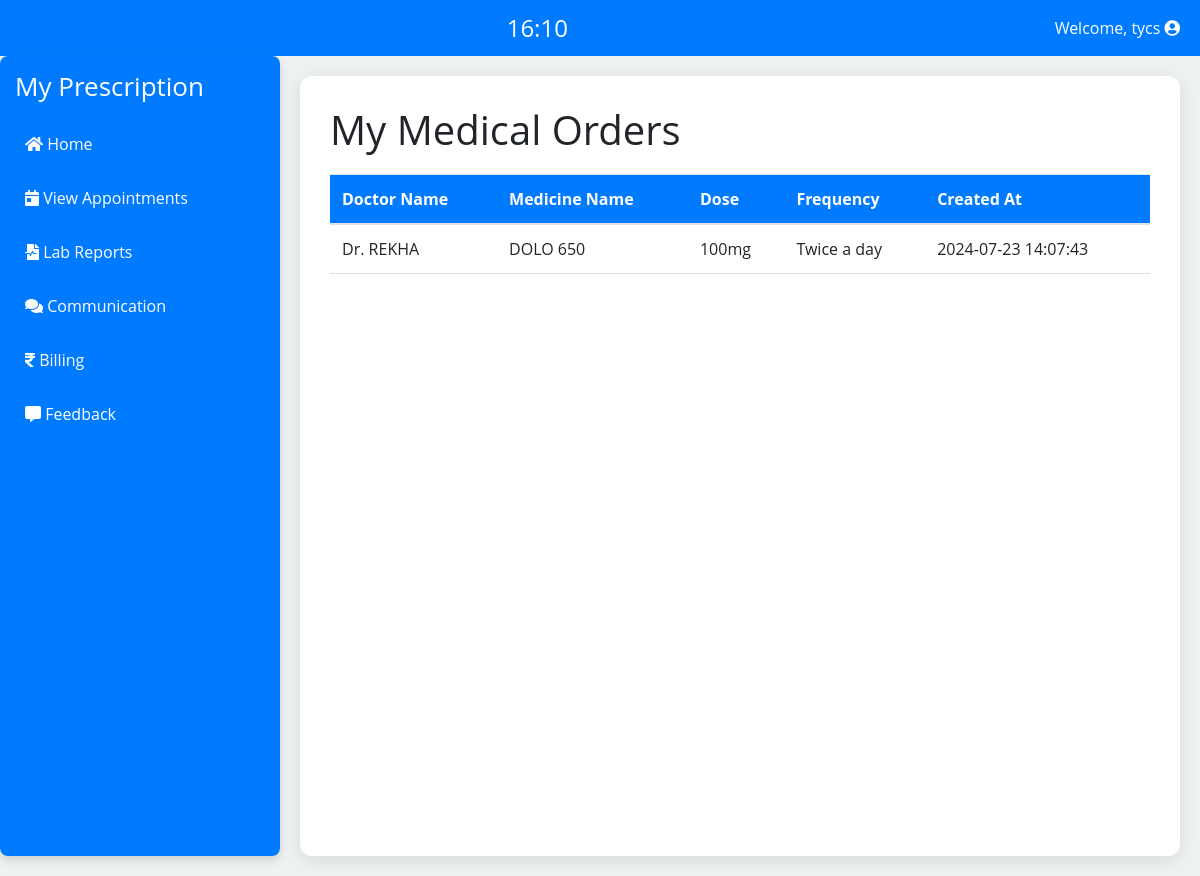
The page /patient/medical.php (signed in) on the database its author committed.
### tables this page shows
CREATE TABLE `users` (
  `id` int(11) NOT NULL,
  `username` varchar(50) NOT NULL,
  `email` varchar(100) NOT NULL,
  `password` varchar(255) NOT NULL,
  `otp` varchar(6) DEFAULT NULL,
  `otp_expiry` datetime DEFAULT NULL,
  `role` enum('admin','doctor','patient') NOT NULL,
  `created_at` datetime DEFAULT current_timestamp(),
  `reset_token` varchar(100) DEFAULT NULL,
  `reset_time` datetime DEFAULT NULL,
  `security_question` varchar(255) DEFAULT NULL,
  `security_answer` varchar(255) DEFAULT NULL
);

CREATE TABLE `medical_orders` (
  `id` int(11) NOT NULL,
  `doctor_id` int(11) NOT NULL,
  `patient_id` int(11) NOT NULL,
  `created_at` timestamp NOT NULL DEFAULT current_timestamp(),
  `medicine_name` varchar(255) NOT NULL,
  `dose` varchar(255) NOT NULL,
  `frequency` varchar(255) NOT NULL
);

### patient/medical.php (the view, shortened to what this page needs)
<?php
require_once '../config.php';
$userId = $_SESSION['user_id'];
$ordersQuery = "
    SELECT mo.*, d.username AS doctor_name
    FROM medical_orders mo
    JOIN users d ON mo.doctor_id = d.id
    WHERE mo.patient_id = '$userId'
    ORDER BY mo.created_at DESC
";
$ordersResult = $conn->query($ordersQuery);
$patientQuery = $conn->query("SELECT username FROM users WHERE id = '$userId'");
$patient = $patientQuery->fetch_assoc();
?>
<!DOCTYPE html>
<html lang="en">
<head>
    <link rel="stylesheet" href="https://stackpath.bootstrapcdn.com/bootstrap/4.5.2/css/bootstrap.min.css">
    <link rel="stylesheet" href="https://cdnjs.cloudflare.com/ajax/libs/font-awesome/5.15.4/css/all.min.css">
</head>
<body oncontextmenu="return false;" onkeydown="return disableCtrlU(event);">
<div class="top-bar">
        <div class="clock-container">
            <div class="clock" id="clock"></div>
        </div>
        <div class="logout-dropdown">
            <span>Welcome, <?php echo htmlspecialchars($patient['username']); ?> <i class="fas fa-user-circle"></i></span>
        </div>
    </div>
    <div class="d-flex">
        <div class="sidebar">
            <h2>My Prescription</h2>
            <div class="nav-links">
            <a href="patient_dashboard.php"><i class="fa fa-home" aria-hidden="true"></i> Home</a>
            <a href="appointments.php"><i class="fas fa-calendar-day"></i> View Appointments</a>
                <a href="lab_file.php"><i class="fas fa-file-medical-alt"></i> Lab Reports</a>
                <a href="comm.php"><i class="fas fa-comments"></i> Communication</a>
                <a href="billing.php"><i class="fas fa-rupee-sign"></i> Billing</a>
                <a href="feedback.php"><i class="fas fa-comment-alt"></i> Feedback</a>
            </div>
        </div>
        <div class="dashboard">
            <h1>My Medical Orders</h1>
            <div class="orders">
                <table class="table">
                    <thead>
                        <tr>
                            <th>Doctor Name</th>
                            <th>Medicine Name</th>
                            <th>Dose</th>
                            <th>Frequency</th>
                            <th>Created At</th>
                        </tr>
                    </thead>
                    <tbody>
                        <?php while ($order = $ordersResult->fetch_assoc()) { ?>
                            <tr>
                                <td><?php echo htmlspecialchars('Dr. '.(strtoupper($order['doctor_name']))); ?></td>
                                <td><?php echo htmlspecialchars(strtoupper($order['medicine_name'])); ?></td>
                                <td><?php echo htmlspecialchars($order['dose']); ?></td>
                                <td><?php echo htmlspecialchars($order['frequency']); ?></td>
                                <td><?php echo htmlspecialchars($order['created_at']); ?></td>
                            </tr>
                        <?php } ?>
                    </tbody>
                </table>
            </div>
        </div>
    </div>
</body>
</html>

### patient/medical.php (style rules this page uses)
body { font-family: 'Open Sans', sans-serif; background-color: #eef2f3; margin: 0; display: flex; flex-direction: column; min-height: 100vh; }
.top-bar { display: flex; justify-content: space-between; align-items: center; padding: 10px 20px; background-color: #007bff; color: #fff; }
.clock-container { flex-grow:1; text-align: center; }
.clock { font-size: 24px; }
.logout-dropdown { position: relative; display: inline-block; }
.sidebar { background: #007bff; padding: 15px; border-radius: 8px; margin-bottom: 20px; box-shadow: 0 4px 10px rgba(0, 0, 0, 0.15); height: 100vh; width: 280px; }
.sidebar h2 { color: #fff; font-size: 26px; margin-bottom: 20px; }
.nav-links { display: flex; flex-direction: column; gap: 10px; }
.nav-links a { color: #fff; text-decoration: none; padding: 10px; border-radius: 30px; transition: background 0.3s, transform 0.2s; }
.dashboard { flex: 1; background: #fff; padding: 30px; border-radius: 12px; box-shadow: 0 4px 20px rgba(0, 0, 0, 0.1); margin: 20px; }
table { width: 100%; border-collapse: collapse; margin-top: 20px; }
th, td { padding: 10px; text-align: left; border-bottom: 1px solid #ddd; }
th { background-color: #007bff; color: white; }

### rows shown on the page
users: username "tycs"
medical_orders: doctor.username "Dr. REKHA", medicine_name "DOLO 650", dose "100mg", frequency "Twice a day", created_at "2024-07-23 14:07:43"
